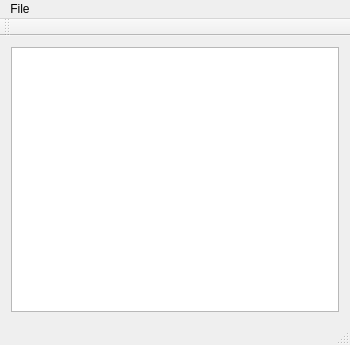
<?xml version="1.0" encoding="UTF-8"?>
<ui version="4.0">
 <class>MainWindow</class>
 <widget class="QMainWindow" name="MainWindow">
  <property name="geometry">
   <rect>
    <x>0</x>
    <y>0</y>
    <width>350</width>
    <height>345</height>
   </rect>
  </property>
  <property name="windowTitle">
   <string>MainWindow</string>
  </property>
  <widget class="QWidget" name="centralWidget">
   <layout class="QVBoxLayout" name="verticalLayout">
    <item>
     <widget class="QTreeView" name="plotlistview">
      <property name="headerHidden">
       <bool>true</bool>
      </property>
      <attribute name="headerVisible">
       <bool>false</bool>
      </attribute>
     </widget>
    </item>
   </layout>
  </widget>
  <widget class="QMenuBar" name="menuBar">
   <property name="geometry">
    <rect>
     <x>0</x>
     <y>0</y>
     <width>350</width>
     <height>22</height>
    </rect>
   </property>
   <widget class="QMenu" name="menuFile">
    <property name="title">
     <string>File</string>
    </property>
    <addaction name="actionNew"/>
    <addaction name="actionClear"/>
    <addaction name="actionAutoClear"/>
    <addaction name="separator"/>
    <addaction name="actionLoad"/>
    <addaction name="separator"/>
    <addaction name="actionExit"/>
   </widget>
   <addaction name="menuFile"/>
  </widget>
  <widget class="QToolBar" name="mainToolBar">
   <attribute name="toolBarArea">
    <enum>TopToolBarArea</enum>
   </attribute>
   <attribute name="toolBarBreak">
    <bool>false</bool>
   </attribute>
  </widget>
  <widget class="QStatusBar" name="statusBar"/>
  <action name="actionNew">
   <property name="text">
    <string>New</string>
   </property>
   <property name="toolTip">
    <string>New plot</string>
   </property>
  </action>
  <action name="actionExit">
   <property name="text">
    <string>Exit</string>
   </property>
  </action>
  <action name="actionClear">
   <property name="text">
    <string>Clear</string>
   </property>
   <property name="toolTip">
    <string>Clear All plots</string>
   </property>
  </action>
  <action name="actionLoad">
   <property name="text">
    <string>Load</string>
   </property>
   <property name="toolTip">
    <string>Load mcap file</string>
   </property>
  </action>
  <action name="actionAutoClear">
   <property name="checkable">
    <bool>true</bool>
   </property>
   <property name="text">
    <string>Auto Clear</string>
   </property>
  </action>
 </widget>
 <layoutdefault spacing="6" margin="11"/>
 <resources>
  <include location="artplot.qrc"/>
 </resources>
 <connections/>
</ui>
